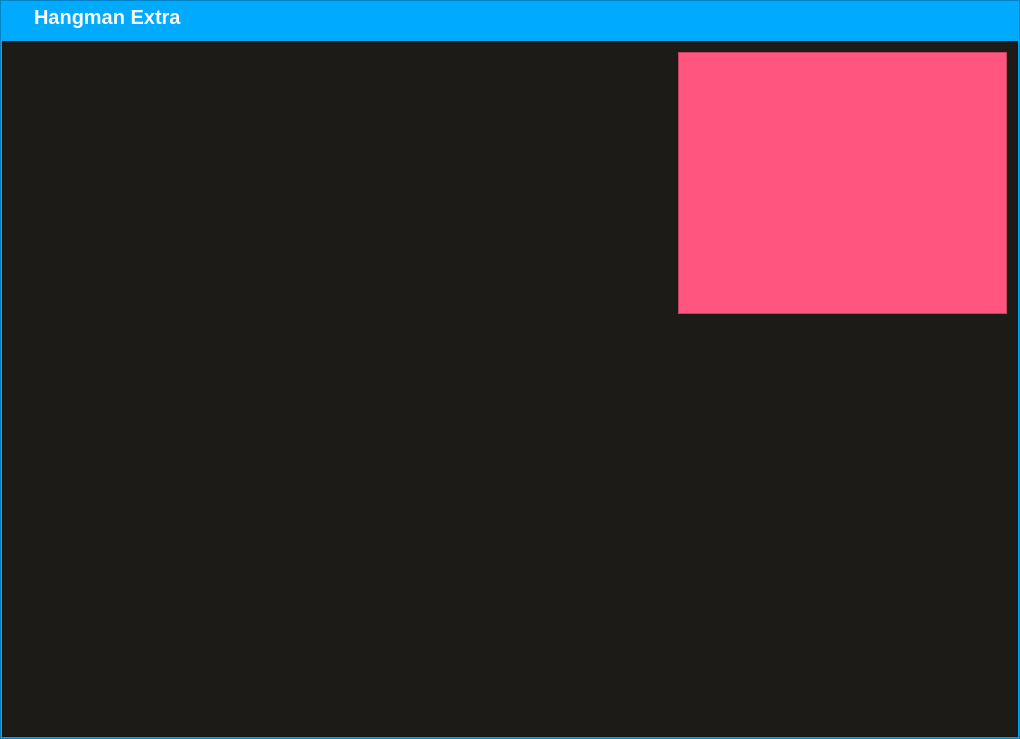
<?xml version="1.0" encoding="UTF-8"?>
<ui version="4.0">
 <class>Form</class>
 <widget class="QWidget" name="Form">
  <property name="geometry">
   <rect>
    <x>0</x>
    <y>0</y>
    <width>1020</width>
    <height>739</height>
   </rect>
  </property>
  <property name="windowTitle">
   <string>Form</string>
  </property>
  <layout class="QVBoxLayout" name="verticalLayout_5">
   <property name="spacing">
    <number>0</number>
   </property>
   <property name="leftMargin">
    <number>0</number>
   </property>
   <property name="topMargin">
    <number>0</number>
   </property>
   <property name="rightMargin">
    <number>0</number>
   </property>
   <property name="bottomMargin">
    <number>0</number>
   </property>
   <item>
    <widget class="QFrame" name="gameView">
     <property name="styleSheet">
      <string notr="true">background-color: rgb(0, 170, 255);</string>
     </property>
     <property name="frameShape">
      <enum>QFrame::StyledPanel</enum>
     </property>
     <property name="frameShadow">
      <enum>QFrame::Raised</enum>
     </property>
     <layout class="QVBoxLayout" name="verticalLayout_4">
      <property name="spacing">
       <number>9</number>
      </property>
      <property name="leftMargin">
       <number>1</number>
      </property>
      <property name="topMargin">
       <number>1</number>
      </property>
      <property name="rightMargin">
       <number>1</number>
      </property>
      <property name="bottomMargin">
       <number>1</number>
      </property>
      <item>
       <widget class="QFrame" name="title_bar_frame">
        <property name="maximumSize">
         <size>
          <width>16777215</width>
          <height>30</height>
         </size>
        </property>
        <property name="styleSheet">
         <string notr="true">background-color: transparent;</string>
        </property>
        <property name="frameShape">
         <enum>QFrame::StyledPanel</enum>
        </property>
        <property name="frameShadow">
         <enum>QFrame::Raised</enum>
        </property>
        <layout class="QHBoxLayout" name="horizontalLayout_6">
         <property name="spacing">
          <number>0</number>
         </property>
         <property name="leftMargin">
          <number>0</number>
         </property>
         <property name="topMargin">
          <number>0</number>
         </property>
         <property name="rightMargin">
          <number>0</number>
         </property>
         <property name="bottomMargin">
          <number>0</number>
         </property>
         <item>
          <widget class="QFrame" name="title_bar_container">
           <property name="maximumSize">
            <size>
             <width>16777215</width>
             <height>70</height>
            </size>
           </property>
           <property name="styleSheet">
            <string notr="true">background-color: transparent;</string>
           </property>
           <property name="frameShape">
            <enum>QFrame::StyledPanel</enum>
           </property>
           <property name="frameShadow">
            <enum>QFrame::Raised</enum>
           </property>
           <layout class="QHBoxLayout" name="horizontalLayout_8">
            <property name="spacing">
             <number>0</number>
            </property>
            <property name="leftMargin">
             <number>30</number>
            </property>
            <property name="topMargin">
             <number>0</number>
            </property>
            <property name="rightMargin">
             <number>0</number>
            </property>
            <property name="bottomMargin">
             <number>0</number>
            </property>
            <item>
             <widget class="QLabel" name="title_bar">
              <property name="styleSheet">
               <string notr="true">font: bold 20px;
color: rgb(250, 250, 250);</string>
              </property>
              <property name="text">
               <string>Hangman Extra</string>
              </property>
             </widget>
            </item>
           </layout>
          </widget>
         </item>
         <item>
          <widget class="QFrame" name="tool_box">
           <property name="maximumSize">
            <size>
             <width>150</width>
             <height>150</height>
            </size>
           </property>
           <property name="styleSheet">
            <string notr="true">background-color: transparent;</string>
           </property>
           <property name="frameShape">
            <enum>QFrame::StyledPanel</enum>
           </property>
           <property name="frameShadow">
            <enum>QFrame::Raised</enum>
           </property>
           <layout class="QHBoxLayout" name="horizontalLayout_9">
            <property name="spacing">
             <number>0</number>
            </property>
            <property name="leftMargin">
             <number>0</number>
            </property>
            <property name="topMargin">
             <number>0</number>
            </property>
            <property name="rightMargin">
             <number>0</number>
            </property>
            <property name="bottomMargin">
             <number>0</number>
            </property>
            <item>
             <widget class="QPushButton" name="minimizeButton">
              <property name="styleSheet">
               <string notr="true">QPushButton {
    background-color: transparent;
	color: rgb(255, 255, 255);
	border-radius: 10px;

    font: 35px;
    padding: 6px;
}


QPushButton:hover{
    
	background-color: rgb(170, 170, 255);
}

QPushButton:pressed {
    
	background-color: rgb(85, 85, 255);
	border-color: rgb(180, 180, 180);
}</string>
              </property>
              <property name="text">
               <string/>
              </property>
              <property name="icon">
               <iconset>
                <normaloff>../minimize.png</normaloff>../minimize.png</iconset>
              </property>
             </widget>
            </item>
            <item>
             <widget class="QPushButton" name="restoreButton">
              <property name="styleSheet">
               <string notr="true">QPushButton {
    background-color: transparent;
	color: rgb(255, 255, 255);
	border-radius: 10px;

    font: 35px;
    padding: 6px;
}


QPushButton:hover{
    
	background-color: rgb(170, 255, 127);
}

QPushButton:pressed {
    
	background-color: rgb(0, 170, 127);
	border-color: rgb(180, 180, 180);
}</string>
              </property>
              <property name="text">
               <string/>
              </property>
              <property name="icon">
               <iconset>
                <normaloff>../fullscreen.png</normaloff>../fullscreen.png</iconset>
              </property>
             </widget>
            </item>
            <item>
             <widget class="QPushButton" name="closeButton">
              <property name="styleSheet">
               <string notr="true">QPushButton {
    background-color: transparent;
	color: rgb(255, 255, 255);
	border-radius: 10px;

    font: 35px;
    padding: 6px;
}


QPushButton:hover{
    
	background-color: ;
	background-color: rgb(255, 85, 0);
}

QPushButton:pressed {
    
	background-color: rgb(208, 0, 0);
	border-color: rgb(180, 180, 180);
}</string>
              </property>
              <property name="text">
               <string/>
              </property>
              <property name="icon">
               <iconset>
                <normaloff>../X.png</normaloff>../X.png</iconset>
              </property>
             </widget>
            </item>
           </layout>
          </widget>
         </item>
        </layout>
       </widget>
      </item>
      <item>
       <widget class="QFrame" name="mainContainer">
        <property name="styleSheet">
         <string notr="true">background-color: rgb(29, 27, 24);</string>
        </property>
        <property name="frameShape">
         <enum>QFrame::StyledPanel</enum>
        </property>
        <property name="frameShadow">
         <enum>QFrame::Raised</enum>
        </property>
        <layout class="QVBoxLayout" name="verticalLayout_3">
         <item>
          <widget class="QFrame" name="hangmanViewContainer">
           <property name="sizePolicy">
            <sizepolicy hsizetype="Minimum" vsizetype="Preferred">
             <horstretch>0</horstretch>
             <verstretch>4</verstretch>
            </sizepolicy>
           </property>
           <property name="minimumSize">
            <size>
             <width>250</width>
             <height>0</height>
            </size>
           </property>
           <property name="styleSheet">
            <string notr="true">background-color: transparent;</string>
           </property>
           <property name="frameShape">
            <enum>QFrame::StyledPanel</enum>
           </property>
           <property name="frameShadow">
            <enum>QFrame::Raised</enum>
           </property>
           <layout class="QHBoxLayout" name="horizontalLayout_2">
            <property name="leftMargin">
             <number>0</number>
            </property>
            <property name="topMargin">
             <number>0</number>
            </property>
            <property name="rightMargin">
             <number>0</number>
            </property>
            <property name="bottomMargin">
             <number>0</number>
            </property>
            <item>
             <widget class="QFrame" name="frame_3">
              <property name="sizePolicy">
               <sizepolicy hsizetype="Preferred" vsizetype="Preferred">
                <horstretch>2</horstretch>
                <verstretch>0</verstretch>
               </sizepolicy>
              </property>
              <property name="styleSheet">
               <string notr="true">background-color: transparent;</string>
              </property>
              <property name="frameShape">
               <enum>QFrame::StyledPanel</enum>
              </property>
              <property name="frameShadow">
               <enum>QFrame::Raised</enum>
              </property>
              <layout class="QVBoxLayout" name="verticalLayout_9">
               <property name="spacing">
                <number>0</number>
               </property>
               <property name="leftMargin">
                <number>0</number>
               </property>
               <property name="topMargin">
                <number>0</number>
               </property>
               <property name="rightMargin">
                <number>0</number>
               </property>
               <property name="bottomMargin">
                <number>0</number>
               </property>
               <item>
                <widget class="QFrame" name="frame_4">
                 <property name="sizePolicy">
                  <sizepolicy hsizetype="Preferred" vsizetype="Preferred">
                   <horstretch>1</horstretch>
                   <verstretch>0</verstretch>
                  </sizepolicy>
                 </property>
                 <property name="minimumSize">
                  <size>
                   <width>20</width>
                   <height>25</height>
                  </size>
                 </property>
                 <property name="styleSheet">
                  <string notr="true">background-color: transparent;</string>
                 </property>
                 <property name="frameShape">
                  <enum>QFrame::StyledPanel</enum>
                 </property>
                 <property name="frameShadow">
                  <enum>QFrame::Raised</enum>
                 </property>
                 <layout class="QHBoxLayout" name="horizontalLayout_4">
                  <property name="spacing">
                   <number>0</number>
                  </property>
                  <property name="leftMargin">
                   <number>0</number>
                  </property>
                  <property name="topMargin">
                   <number>0</number>
                  </property>
                  <property name="rightMargin">
                   <number>0</number>
                  </property>
                  <property name="bottomMargin">
                   <number>0</number>
                  </property>
                  <item>
                   <widget class="QFrame" name="lifeView">
                    <property name="sizePolicy">
                     <sizepolicy hsizetype="Preferred" vsizetype="Minimum">
                      <horstretch>3</horstretch>
                      <verstretch>0</verstretch>
                     </sizepolicy>
                    </property>
                    <property name="minimumSize">
                     <size>
                      <width>0</width>
                      <height>20</height>
                     </size>
                    </property>
                    <property name="styleSheet">
                     <string notr="true">background-color: transparent;</string>
                    </property>
                    <property name="frameShape">
                     <enum>QFrame::StyledPanel</enum>
                    </property>
                    <property name="frameShadow">
                     <enum>QFrame::Raised</enum>
                    </property>
                   </widget>
                  </item>
                  <item>
                   <widget class="QFrame" name="frame_2">
                    <property name="sizePolicy">
                     <sizepolicy hsizetype="Preferred" vsizetype="Preferred">
                      <horstretch>4</horstretch>
                      <verstretch>0</verstretch>
                     </sizepolicy>
                    </property>
                    <property name="styleSheet">
                     <string notr="true">background-color: transparent;</string>
                    </property>
                    <property name="frameShape">
                     <enum>QFrame::StyledPanel</enum>
                    </property>
                    <property name="frameShadow">
                     <enum>QFrame::Raised</enum>
                    </property>
                   </widget>
                  </item>
                  <item>
                   <widget class="QFrame" name="scoreView">
                    <property name="sizePolicy">
                     <sizepolicy hsizetype="Preferred" vsizetype="Preferred">
                      <horstretch>1</horstretch>
                      <verstretch>0</verstretch>
                     </sizepolicy>
                    </property>
                    <property name="styleSheet">
                     <string notr="true">background-color: transparent;</string>
                    </property>
                    <property name="frameShape">
                     <enum>QFrame::StyledPanel</enum>
                    </property>
                    <property name="frameShadow">
                     <enum>QFrame::Raised</enum>
                    </property>
                    <layout class="QHBoxLayout" name="horizontalLayout">
                     <property name="topMargin">
                      <number>0</number>
                     </property>
                     <property name="bottomMargin">
                      <number>0</number>
                     </property>
                    </layout>
                   </widget>
                  </item>
                 </layout>
                </widget>
               </item>
               <item>
                <widget class="QFrame" name="hangmanView">
                 <property name="sizePolicy">
                  <sizepolicy hsizetype="Preferred" vsizetype="Preferred">
                   <horstretch>0</horstretch>
                   <verstretch>10</verstretch>
                  </sizepolicy>
                 </property>
                 <property name="minimumSize">
                  <size>
                   <width>0</width>
                   <height>200</height>
                  </size>
                 </property>
                 <property name="styleSheet">
                  <string notr="true">background-color: transparent;</string>
                 </property>
                 <property name="frameShape">
                  <enum>QFrame::StyledPanel</enum>
                 </property>
                 <property name="frameShadow">
                  <enum>QFrame::Raised</enum>
                 </property>
                </widget>
               </item>
              </layout>
             </widget>
            </item>
            <item>
             <widget class="QFrame" name="cameraView">
              <property name="sizePolicy">
               <sizepolicy hsizetype="Preferred" vsizetype="Preferred">
                <horstretch>1</horstretch>
                <verstretch>0</verstretch>
               </sizepolicy>
              </property>
              <property name="styleSheet">
               <string notr="true">background-color: rgb(255, 85, 127);</string>
              </property>
              <property name="frameShape">
               <enum>QFrame::StyledPanel</enum>
              </property>
              <property name="frameShadow">
               <enum>QFrame::Raised</enum>
              </property>
             </widget>
            </item>
           </layout>
          </widget>
         </item>
         <item>
          <widget class="QFrame" name="wordInputView">
           <property name="sizePolicy">
            <sizepolicy hsizetype="Preferred" vsizetype="Preferred">
             <horstretch>0</horstretch>
             <verstretch>1</verstretch>
            </sizepolicy>
           </property>
           <property name="minimumSize">
            <size>
             <width>400</width>
             <height>100</height>
            </size>
           </property>
           <property name="styleSheet">
            <string notr="true">background-color: transparent;</string>
           </property>
           <property name="frameShape">
            <enum>QFrame::StyledPanel</enum>
           </property>
           <property name="frameShadow">
            <enum>QFrame::Raised</enum>
           </property>
           <layout class="QVBoxLayout" name="verticalLayout">
            <property name="spacing">
             <number>0</number>
            </property>
            <property name="leftMargin">
             <number>0</number>
            </property>
            <property name="topMargin">
             <number>0</number>
            </property>
            <property name="rightMargin">
             <number>0</number>
            </property>
            <property name="bottomMargin">
             <number>0</number>
            </property>
           </layout>
          </widget>
         </item>
         <item>
          <widget class="QFrame" name="keyboardView">
           <property name="sizePolicy">
            <sizepolicy hsizetype="Preferred" vsizetype="Preferred">
             <horstretch>0</horstretch>
             <verstretch>3</verstretch>
            </sizepolicy>
           </property>
           <property name="minimumSize">
            <size>
             <width>0</width>
             <height>300</height>
            </size>
           </property>
           <property name="styleSheet">
            <string notr="true">background-color: transparent;</string>
           </property>
           <property name="frameShape">
            <enum>QFrame::StyledPanel</enum>
           </property>
           <property name="frameShadow">
            <enum>QFrame::Raised</enum>
           </property>
           <layout class="QVBoxLayout" name="verticalLayout_2">
            <property name="spacing">
             <number>0</number>
            </property>
            <property name="leftMargin">
             <number>0</number>
            </property>
            <property name="topMargin">
             <number>0</number>
            </property>
            <property name="rightMargin">
             <number>0</number>
            </property>
            <property name="bottomMargin">
             <number>0</number>
            </property>
           </layout>
          </widget>
         </item>
        </layout>
       </widget>
      </item>
     </layout>
    </widget>
   </item>
  </layout>
 </widget>
 <resources>
  <include location="../PycharmProjects/Club/Morse_Siganl_CC/img.qrc"/>
 </resources>
 <connections/>
</ui>
